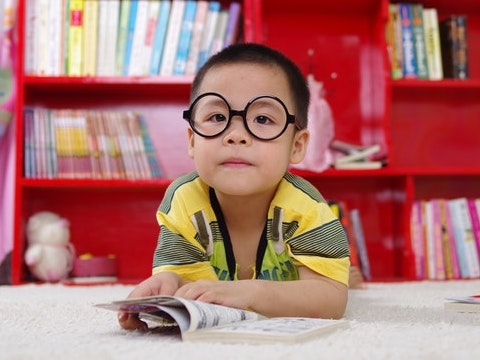
#> input picture boy.jpg, 480 x 360 px
$ jupyter execute exp-08.ipynb
#> lines starting #> are read from the running program, lines starting #| are printed output that depends on the picture; after the words box and inside, x2 and y2 are one past the last pixel; in counts of white or black regions, pixels touching at a corner belong together
# Ex. No: 08
## Thresholding

**Name :** HARINE S   **Reg. No :** 212224230081   **Slot No :**  26OD1143

[cell 1]
import numpy as np
import matplotlib.pyplot as plt
import cv2

[cell 2]
image = cv2.imread('boy.jpg',1)
#> image is the input picture: shape (360, 480, 3); mean B, G, R 111.8, 115.3, 174.3
image = cv2.cvtColor(image,cv2.COLOR_BGR2RGB)
image_gray = cv2.imread('boy.jpg',0)
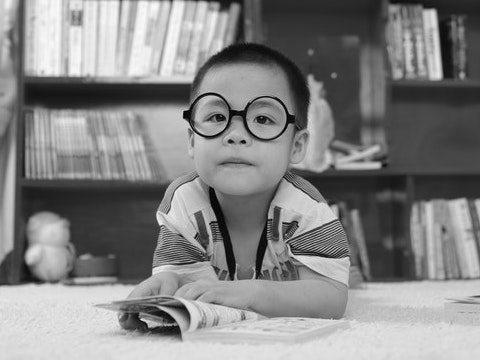
#> image_gray: shape (360, 480); min 0, max 252, mean 132.5

[cell 3]
ret,thresh_img1=cv2.threshold(image_gray,86,255,cv2.THRESH_BINARY)
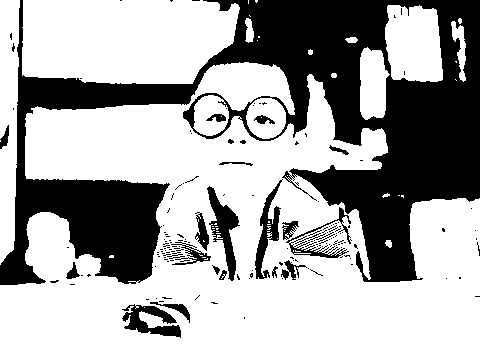
#> thresh_img1: shape (360, 480); 66% white; 169 black regions (149 under 20 px), largest, box (x1, y1, x2, y2) and area: (0, 0, 480, 285) 52660, (207, 186, 240, 281) 1131, (122, 304, 181, 338) 964
ret,thresh_img2=cv2.threshold(image_gray,86,255,cv2.THRESH_BINARY_INV)
ret,thresh_img3=cv2.threshold(image_gray,86,255,cv2.THRESH_TOZERO)
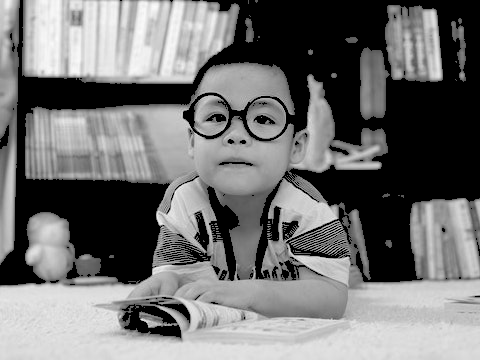
#> thresh_img3: shape (360, 480); min 0, max 252, mean 114.3
ret,thresh_img4=cv2.threshold(image_gray,86,255,cv2.THRESH_TOZERO_INV)
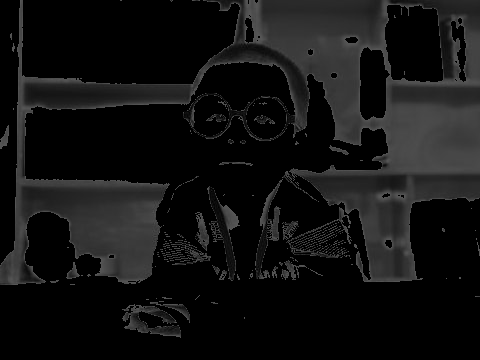
#> thresh_img4: shape (360, 480); min 0, max 86, mean 18.3
ret,thresh_img5=cv2.threshold(image_gray,100,255,cv2.THRESH_TRUNC)
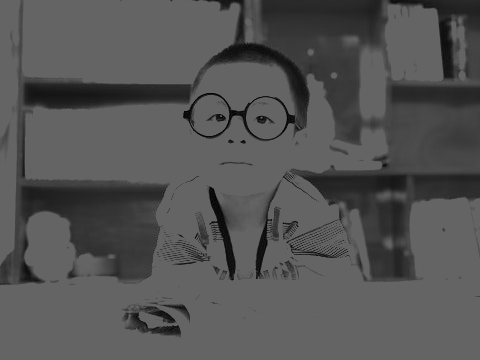
#> thresh_img5: shape (360, 480); min 0, max 100, mean 84

[cell 4]
thresh_img7=cv2.adaptiveThreshold(image_gray,255,cv2.ADAPTIVE_THRESH_MEAN_C,cv2.THRESH_BINARY,11,2)
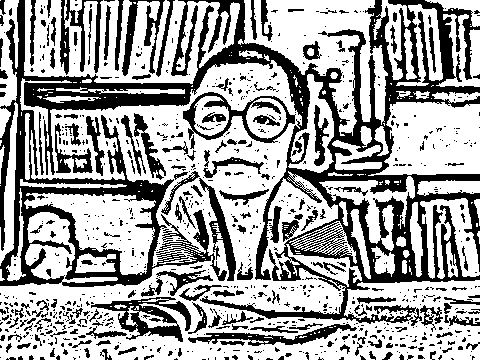
#> thresh_img7: shape (360, 480); 63.5% white; 885 black regions (702 under 20 px), largest, box (x1, y1, x2, y2) and area: (0, 0, 480, 326) 39072, (91, 297, 191, 342) 1697, (183, 92, 296, 143) 1399
thresh_img8=cv2.adaptiveThreshold(image_gray,255,cv2.ADAPTIVE_THRESH_GAUSSIAN_C,cv2.THRESH_BINARY,11,2)
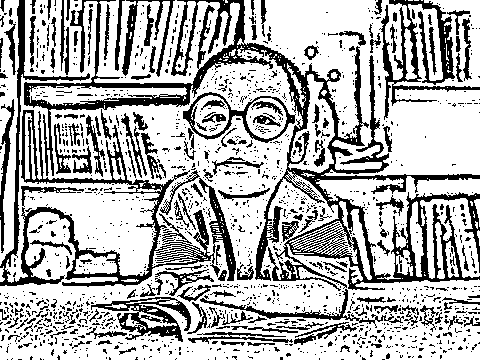
#> thresh_img8: shape (360, 480); 70% white; 1459 black regions (1288 under 20 px), largest, box (x1, y1, x2, y2) and area: (24, 0, 480, 291) 17161, (0, 0, 236, 287) 7972, (379, 0, 480, 120) 2822

[cell 5]
ret,thresh_img6=cv2.threshold(image_gray,0,255,cv2.THRESH_BINARY+cv2.THRESH_OTSU)
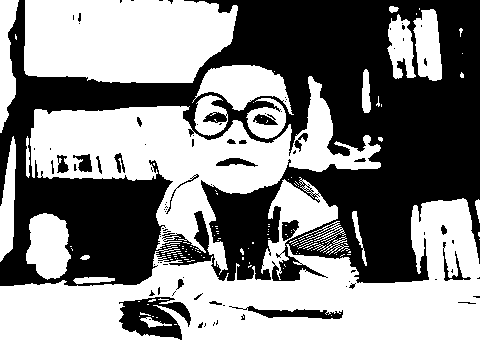
#> thresh_img6: shape (360, 480); 55.1% white; 88 black regions (64 under 20 px), largest, box (x1, y1, x2, y2) and area: (0, 0, 480, 286) 72959, (119, 297, 191, 340) 1852, (229, 306, 343, 319) 640
#> ret = 126

[cell 6]
titles = [
    "Gray Image",
    "Threshold Image (Binary)",
    "Threshold Image (Binary Inverse)",
    "Threshold Image (To Zero)",
    "Threshold Image (To Zero-Inverse)",
    "Threshold Image (Truncate)",
    "Otsu",
    "Adaptive Threshold (Mean)",
    "Adaptive Threshold (Gaussian)"
]

images = [
    image_gray,
    thresh_img1,
    thresh_img2,
    thresh_img3,
    thresh_img4,
    thresh_img5,
    thresh_img6,
    thresh_img7,
    thresh_img8
]

for i in range(0, 9):
    plt.figure(figsize=(10, 10))

    plt.subplot(1, 2, 1)
    plt.title("Original Image")
    plt.imshow(image)
    plt.axis("off")

    plt.subplot(1, 2, 2)
    plt.title(titles[i])
    plt.imshow(cv2.cvtColor(images[i], cv2.COLOR_BGR2RGB))
    plt.axis("off")

    plt.show()
#> this loop made 9 passes
#> pass 1, `plt.show()`:
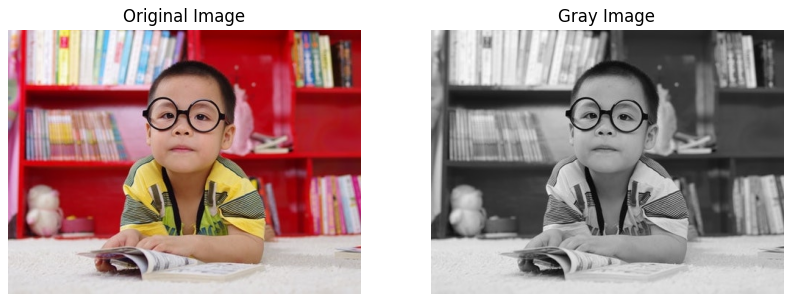
#> figure drawn by matplotlib, 2 panels
#> pass 2, `plt.show()`:
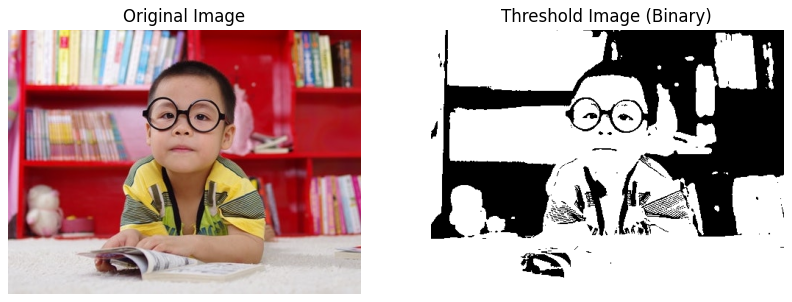
#> figure drawn by matplotlib, 2 panels
